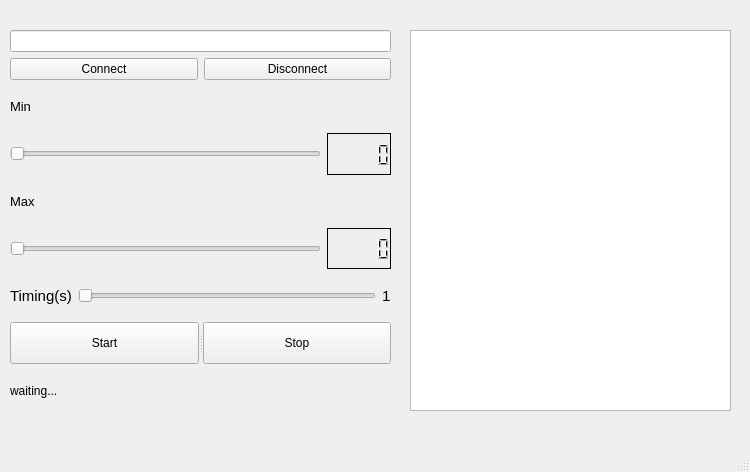
<?xml version="1.0" encoding="UTF-8"?>
<ui version="4.0">
 <class>MainWindow</class>
 <widget class="QMainWindow" name="MainWindow">
  <property name="geometry">
   <rect>
    <x>0</x>
    <y>0</y>
    <width>750</width>
    <height>472</height>
   </rect>
  </property>
  <property name="windowTitle">
   <string>MainWindow</string>
  </property>
  <widget class="QWidget" name="centralwidget">
   <widget class="QListView" name="listView">
    <property name="geometry">
     <rect>
      <x>410</x>
      <y>30</y>
      <width>321</width>
      <height>381</height>
     </rect>
    </property>
   </widget>
   <widget class="QWidget" name="">
    <property name="geometry">
     <rect>
      <x>10</x>
      <y>30</y>
      <width>381</width>
      <height>381</height>
     </rect>
    </property>
    <layout class="QVBoxLayout" name="verticalLayout">
     <item>
      <widget class="QLineEdit" name="textBox"/>
     </item>
     <item>
      <layout class="QHBoxLayout" name="horizontalLayout_4">
       <item>
        <widget class="QPushButton" name="connectButton">
         <property name="text">
          <string>Connect</string>
         </property>
        </widget>
       </item>
       <item>
        <widget class="QPushButton" name="disconnectButton">
         <property name="text">
          <string>Disconnect</string>
         </property>
        </widget>
       </item>
      </layout>
     </item>
     <item>
      <widget class="QLabel" name="maxLabel">
       <property name="font">
        <font>
         <pointsize>10</pointsize>
        </font>
       </property>
       <property name="text">
        <string>Min</string>
       </property>
      </widget>
     </item>
     <item>
      <layout class="QHBoxLayout" name="horizontalLayout_2">
       <item>
        <widget class="QSlider" name="minSlider">
         <property name="orientation">
          <enum>Qt::Orientation::Horizontal</enum>
         </property>
        </widget>
       </item>
       <item>
        <widget class="QLCDNumber" name="minNumber">
         <property name="frameShape">
          <enum>QFrame::Shape::Box</enum>
         </property>
         <property name="frameShadow">
          <enum>QFrame::Shadow::Plain</enum>
         </property>
        </widget>
       </item>
      </layout>
     </item>
     <item>
      <widget class="QLabel" name="maxLabel_2">
       <property name="font">
        <font>
         <pointsize>10</pointsize>
        </font>
       </property>
       <property name="text">
        <string>Max</string>
       </property>
      </widget>
     </item>
     <item>
      <layout class="QHBoxLayout" name="horizontalLayout_3">
       <item>
        <widget class="QSlider" name="maxSlider">
         <property name="orientation">
          <enum>Qt::Orientation::Horizontal</enum>
         </property>
        </widget>
       </item>
       <item>
        <widget class="QLCDNumber" name="maxNumber">
         <property name="frameShape">
          <enum>QFrame::Shape::Box</enum>
         </property>
         <property name="frameShadow">
          <enum>QFrame::Shadow::Plain</enum>
         </property>
        </widget>
       </item>
      </layout>
     </item>
     <item>
      <layout class="QHBoxLayout" name="horizontalLayout">
       <item>
        <widget class="QLabel" name="timingLabel">
         <property name="font">
          <font>
           <pointsize>11</pointsize>
          </font>
         </property>
         <property name="text">
          <string>Timing(s)</string>
         </property>
        </widget>
       </item>
       <item>
        <widget class="QSlider" name="timingSlider">
         <property name="minimum">
          <number>1</number>
         </property>
         <property name="orientation">
          <enum>Qt::Orientation::Horizontal</enum>
         </property>
        </widget>
       </item>
       <item>
        <widget class="QLabel" name="timingNumberLabel">
         <property name="font">
          <font>
           <pointsize>11</pointsize>
          </font>
         </property>
         <property name="text">
          <string>1</string>
         </property>
        </widget>
       </item>
      </layout>
     </item>
     <item>
      <widget class="QSplitter" name="splitter">
       <property name="orientation">
        <enum>Qt::Orientation::Horizontal</enum>
       </property>
       <widget class="QPushButton" name="startButton">
        <property name="text">
         <string>Start</string>
        </property>
       </widget>
       <widget class="QPushButton" name="stopButton">
        <property name="text">
         <string>Stop</string>
        </property>
       </widget>
      </widget>
     </item>
     <item>
      <widget class="QLabel" name="connectionLabel">
       <property name="text">
        <string>waiting...</string>
       </property>
      </widget>
     </item>
    </layout>
   </widget>
  </widget>
  <widget class="QMenuBar" name="menubar">
   <property name="geometry">
    <rect>
     <x>0</x>
     <y>0</y>
     <width>750</width>
     <height>25</height>
    </rect>
   </property>
  </widget>
  <widget class="QStatusBar" name="statusbar"/>
 </widget>
 <resources/>
 <connections>
  <connection>
   <sender>maxSlider</sender>
   <signal>valueChanged(int)</signal>
   <receiver>maxNumber</receiver>
   <slot>display(int)</slot>
   <hints>
    <hint type="sourcelabel">
     <x>265</x>
     <y>290</y>
    </hint>
    <hint type="destinationlabel">
     <x>352</x>
     <y>297</y>
    </hint>
   </hints>
  </connection>
  <connection>
   <sender>minSlider</sender>
   <signal>valueChanged(int)</signal>
   <receiver>minNumber</receiver>
   <slot>display(int)</slot>
   <hints>
    <hint type="sourcelabel">
     <x>222</x>
     <y>191</y>
    </hint>
    <hint type="destinationlabel">
     <x>334</x>
     <y>202</y>
    </hint>
   </hints>
  </connection>
  <connection>
   <sender>timingSlider</sender>
   <signal>valueChanged(int)</signal>
   <receiver>timingNumberLabel</receiver>
   <slot>setNum(int)</slot>
   <hints>
    <hint type="sourcelabel">
     <x>171</x>
     <y>364</y>
    </hint>
    <hint type="destinationlabel">
     <x>374</x>
     <y>374</y>
    </hint>
   </hints>
  </connection>
 </connections>
</ui>
